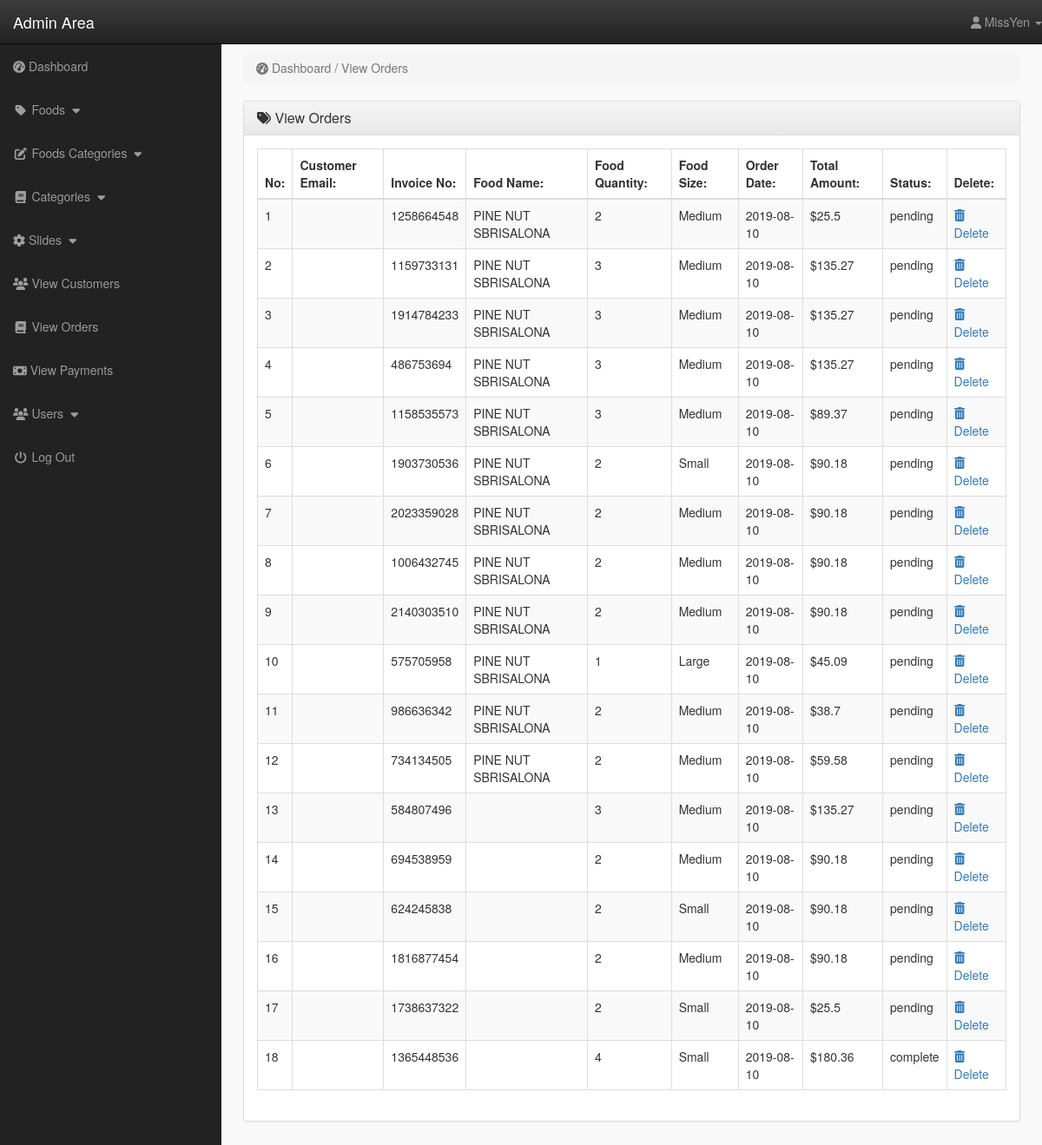
/admin_area/index.php?view_orders (signed in), run on the app's committed database.
### tables this page shows
CREATE TABLE `pending_orders` (
  `order_id` int(10) NOT NULL,
  `customer_id` int(10) NOT NULL,
  `food_id` int(10) NOT NULL,
  `invoice_no` int(100) NOT NULL,
  `qty` int(10) NOT NULL,
  `size` text NOT NULL,
  `order_status` text NOT NULL
);

CREATE TABLE `foods` (
  `food_id` int(10) NOT NULL,
  `f_cat_id` int(10) NOT NULL,
  `cat_id` int(10) NOT NULL,
  `date` date NOT NULL,
  `food_name` text NOT NULL,
  `food_img1` text NOT NULL,
  `food_img2` text NOT NULL,
  `food_img3` text NOT NULL,
  `food_price` float NOT NULL,
  `food_keywords` text NOT NULL,
  `food_desc` text NOT NULL
);

CREATE TABLE `customer_orders` (
  `order_id` int(10) NOT NULL,
  `customer_id` int(10) NOT NULL,
  `due_amount` float NOT NULL,
  `invoice_no` int(100) NOT NULL,
  `qty` int(10) NOT NULL,
  `size` text NOT NULL,
  `order_date` date NOT NULL,
  `status` text NOT NULL
);

### admin_area/view_orders.php (the view)
<?php
if(!isset($_SESSION['admin_email'])){
	echo "<script>window.open('login.php','_self')</script>";
}else{
?>
<div class="row">
	<div class="col-lg-12">
		<ol class="breadcrumb">
			<li class="active">
				<i class="fas fa-tachometer-alt"></i> Dashboard / View Orders
			</li>
		</ol>
	</div>
</div>
<div class="row">
	<div class="col-lg-12">
		<div class="panel panel-default">
			<div class="panel-heading">
				<h3 class="panel-title">
					<i class="fa fa-tags"></i> View Orders
				</h3>
			</div>
			<div class="panel-body">
				<div class="table-responsive">
					<table class="table table-striped table-bordered table-hover">
						<thead>
							<tr>
								<th> No: </th>
								<th> Customer Email: </th>
								<th> Invoice No: </th>
								<th> Food Name: </th>
								<th> Food Quantity: </th>
								<th> Food Size: </th>
								<th> Order Date: </th>
								<th> Total Amount: </th>
								<th> Status: </th>
								<th> Delete: </th>
							</tr>
						</thead>
						<tbody>
						<?php
						$i = 0;
						$get_p_orders = "select * from pending_orders";
						$run_p_orders = mysqli_query($conn,$get_p_orders);
						while($row_p_orders=mysqli_fetch_array($run_p_orders)){
							$order_id = $row_p_orders['order_id'];
							$customer_id = $row_p_orders['customer_id'];
							$food_id = $row_p_orders['food_id'];
							$invoice_no = $row_p_orders['invoice_no'];
							$qty = $row_p_orders['qty'];
							$size = $row_p_orders['size'];
							$order_status = $row_p_orders['order_status'];
							$get_c_orders = "select * from customer_orders where order_id='$order_id'";
							$run_c_orders = mysqli_query($conn,$get_c_orders);
							$row_c_orders = mysqli_fetch_array($run_c_orders);
							$due_amount = $row_c_orders['due_amount'];
							$order_date = $row_c_orders['order_date'];
							$get_customers = "select * from customers where customer_id='$customer_id'";
							$run_customers = mysqli_query($conn,$get_customers);
							$row_customers = mysqli_fetch_array($run_customers);
							$customer_email = $row_customers['customer_email'];
							$get_foods = "select * from foods where food_id='$food_id'";
							$run_foods = mysqli_query($conn,$get_foods);
							$row_foods = mysqli_fetch_array($run_foods);
							$food_name = $row_foods['food_name'];
							$i++;
						?>
						<tr>
							<td> <?php echo $i; ?> </td>
							<td> <?php echo $customer_email; ?> </td>
							<td> <?php echo $invoice_no; ?> </td>
							<td> <?php echo $food_name; ?> </td>
							<td> <?php echo $qty; ?> </td>
							<td> <?php echo $size; ?> </td>
							<td> <?php echo $order_date; ?> </td>
							<td> $<?php echo $due_amount; ?> </td>
							<td> <?php echo $order_status; ?> </td>
							<td>
								<a href="index.php?delete_order=<?php echo $order_id; ?>">
									<i class="fa fa-trash-alt"></i> Delete
								</a>
							</td>
						</tr>
						<?php } ?>
						</tbody>
					</table>
				</div>
			</div>
		</div>
	</div>
</div>
<?php } ?>

### admin_area/includes/header.php (shortened to what this page needs)
<!DOCTYPE html>
<html lang="en">
<head>
	<link rel="stylesheet" href="css/bootstrap.min.css">
	<link rel="stylesheet" href="css/bootstrap-theme.min.css">
	<link rel="stylesheet" href="css/owl.carousel.min.css">
	<link rel="stylesheet" href="css/owl.theme.default.min.css">
	<link rel="stylesheet" href="css/all.min.css">
	<link rel="stylesheet" href="css/animate.min.css">
	<link rel="stylesheet" href="css/style_admin.css">
</head>

### admin_area/index.php (shortened to what this page needs)
<?php
	include("includes/header.php");
	if(!isset($_SESSION['admin_email'])){
		echo "<script>window.open('login.php','_self')</script>";
	}else{
		$admin_email = $_SESSION['admin_email'];
		$get_admins = "select * from admins where admin_email='$admin_email'";
		$run_admins = mysqli_query($conn,$get_admins);
		$row_admins = mysqli_fetch_array($run_admins);
		$admin_name = $row_admins['admin_name'];
?>
<body>
	<div id="wrapper">
		<?php
		include("includes/sidebar.php");
		?>
		<div id="page-wrapper">
			<div class="container-fluid">
				<?php
				if(isset($_GET['view_orders'])){
					include("view_orders.php");
				}
				?>
			</div>
		</div>
	</div>
</body>
</html>
<?php } ?>

### admin_area/includes/sidebar.php (shortened to what this page needs)
<?php
    if(!isset($_SESSION['admin_email'])){
        echo "<script>window.open('../login.php','_self')</script>";
    }else{
?>
<nav class="navbar navbar-inverse navbar-fixed-top">
    <div class="navbar-header">
        <a href="index.php?dashboard" class="navbar-brand">Admin Area</a>
    </div>
    <ul class="nav navbar-right top-nav">
        <li class="dropdown">
            <a href="#" class="dropdown-toggle" data-toggle="dropdown">
                <i class="fa fa-user"></i> <?php echo $admin_name; ?> <b class="caret"></b>
            </a>
        </li>
    </ul>
    <div class="collapse navbar-collapse navbar-ex1-collapse">
        <ul class="nav navbar-nav side-nav">
            <li>
                <a href="index.php?dashboard">
                    <i class="fas fa-tachometer-alt"></i> Dashboard
                </a>
            </li>
            <li>
                <a href="#" data-toggle="collapse" data-target="#products">
                    <i class="fa fa-fw fa-tag"></i> Foods
                    <i class="fa fa-fw fa-caret-down"></i>
                </a>
            </li>
            <li>
                <a href="#" data-toggle="collapse" data-target="#p_cat">
                    <i class="fa fa-fw fa-edit"></i> Foods Categories
                    <i class="fa fa-fw fa-caret-down"></i>
                </a>
            </li>
            <li>
                <a href="#" data-toggle="collapse" data-target="#cat">
                    <i class="fa fa-fw fa-book"></i> Categories
                    <i class="fa fa-fw fa-caret-down"></i>
                </a>
            </li>
            <li>
                <a href="#" data-toggle="collapse" data-target="#slides">
                    <i class="fas fa-cog"></i> Slides
                    <i class="fa fa-fw fa-caret-down"></i>
                </a>
            </li>
            <li>
                <a href="index.php?view_customers">
                    <i class="fa fa-fw fa-users"></i> View Customers
                </a>
            </li>
            <li>
                <a href="index.php?view_orders">
                    <i class="fa fa-fw fa-book"></i> View Orders
                </a>
            </li>
            <li>
                <a href="index.php?view_payments">
                    <i class="fas fa-money-bill"></i> View Payments
                </a>
            </li>
            <li>
                <a href="#" data-toggle="collapse" data-target="#users">
                    <i class="fa fa-fw fa-users"></i> Users
                    <i class="fa fa-fw fa-caret-down"></i>
                </a>
            </li>
            <li>
                <a href="logout.php">
                    <i class="fa fa-fw fa-power-off"></i> Log Out
                </a>
            </li>
        </ul>
    </div>
</nav>
<?php } ?>

### admin_area/css/style_admin.css (style rules this page uses)
body { margin-top: 100px; }
#wrapper { padding-left: 0px; }
#page-wrapper { width: 100%; padding: 0; background-color: #f9f9f9; }
@media (min-width: 768px) { body { margin-top: 50px; } }
@media (min-width: 768px) { #wrapper { padding-left: 255px; } }
@media (min-width: 768px) { #page-wrapper { padding: 10px; } }
.top-nav { 0 15px; }
.top-nav>li { float: left; display: inline-block; }
.top-nav>li>a { color: #999999; line-height: 20px; padding-top: 15px; padding-bottom: 15px; }
@media (min-width: 768px) { .side-nav { position: fixed; top: 51px; bottom: 0; width: 255px; overflow-y: auto; overflow-x: hidden; background-color: #222222; padding-bottom: 40px; border-radius: 0; } }
@media (min-width: 768px) { .side-nav>li>a { width: 255px; } }
.panel-body { border-radius: 5px; }

### data on the page
pending_orders: invoice_no "1258664548", food.food_name "PINE NUT SBRISALONA", qty "2", size "Medium", customer_orders.order_date "2019-08-10", customer_orders.due_amount "25.5", order_status "pending"
pending_orders: invoice_no "1159733131", food.food_name "PINE NUT SBRISALONA", qty "3", size "Medium", customer_orders.order_date "2019-08-10", customer_orders.due_amount "135.27", order_status "pending"
pending_orders: invoice_no "1914784233", food.food_name "PINE NUT SBRISALONA", qty "3", size "Medium", customer_orders.order_date "2019-08-10", customer_orders.due_amount "135.27", order_status "pending"
pending_orders: invoice_no "486753694", food.food_name "PINE NUT SBRISALONA", qty "3", size "Medium", customer_orders.order_date "2019-08-10", customer_orders.due_amount "135.27", order_status "pending"
pending_orders: invoice_no "1158535573", food.food_name "PINE NUT SBRISALONA", qty "3", size "Medium", customer_orders.order_date "2019-08-10", customer_orders.due_amount "89.37", order_status "pending"
pending_orders: invoice_no "1903730536", food.food_name "PINE NUT SBRISALONA", qty "2", size "Small", customer_orders.order_date "2019-08-10", customer_orders.due_amount "90.18", order_status "pending"
pending_orders: invoice_no "2023359028", food.food_name "PINE NUT SBRISALONA", qty "2", size "Medium", customer_orders.order_date "2019-08-10", customer_orders.due_amount "90.18", order_status "pending"
pending_orders: invoice_no "1006432745", food.food_name "PINE NUT SBRISALONA", qty "2", size "Medium", customer_orders.order_date "2019-08-10", customer_orders.due_amount "90.18", order_status "pending"
pending_orders: invoice_no "2140303510", food.food_name "PINE NUT SBRISALONA", qty "2", size "Medium", customer_orders.order_date "2019-08-10", customer_orders.due_amount "90.18", order_status "pending"
pending_orders: invoice_no "575705958", food.food_name "PINE NUT SBRISALONA", qty "1", size "Large", customer_orders.order_date "2019-08-10", customer_orders.due_amount "45.09", order_status "pending"
pending_orders: invoice_no "986636342", food.food_name "PINE NUT SBRISALONA", qty "2", size "Medium", customer_orders.order_date "2019-08-10", customer_orders.due_amount "38.7", order_status "pending"
pending_orders: invoice_no "734134505", food.food_name "PINE NUT SBRISALONA", qty "2", size "Medium", customer_orders.order_date "2019-08-10", customer_orders.due_amount "59.58", order_status "pending"
pending_orders: invoice_no "584807496", qty "3", size "Medium", customer_orders.order_date "2019-08-10", customer_orders.due_amount "135.27", order_status "pending"
pending_orders: invoice_no "694538959", qty "2", size "Medium", customer_orders.order_date "2019-08-10", customer_orders.due_amount "90.18", order_status "pending"
pending_orders: invoice_no "624245838", qty "2", size "Small", customer_orders.order_date "2019-08-10", customer_orders.due_amount "90.18", order_status "pending"
pending_orders: invoice_no "1816877454", qty "2", size "Medium", customer_orders.order_date "2019-08-10", customer_orders.due_amount "90.18", order_status "pending"
pending_orders: invoice_no "1738637322", qty "2", size "Small", customer_orders.order_date "2019-08-10", customer_orders.due_amount "25.5", order_status "pending"
pending_orders: invoice_no "1365448536", qty "4", size "Small", customer_orders.order_date "2019-08-10", customer_orders.due_amount "180.36", order_status "complete"

### other printed values
$admin_name "MissYen"
